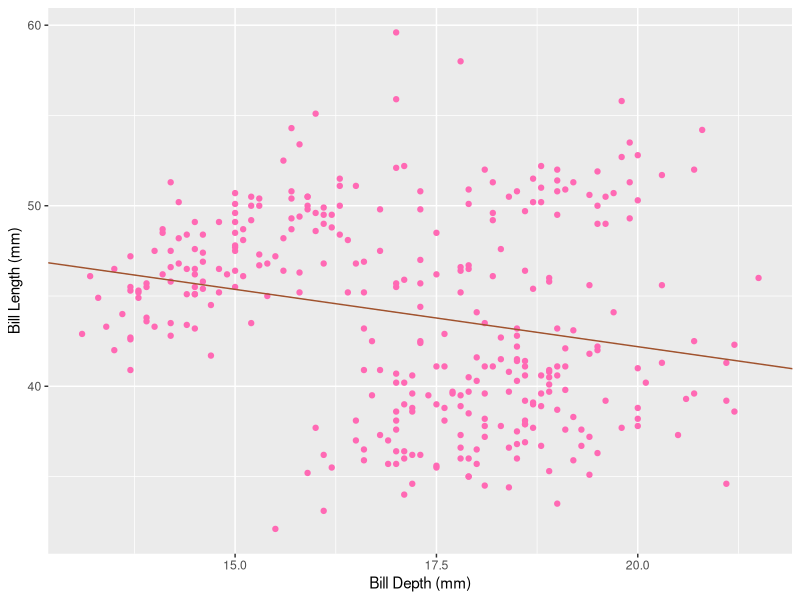
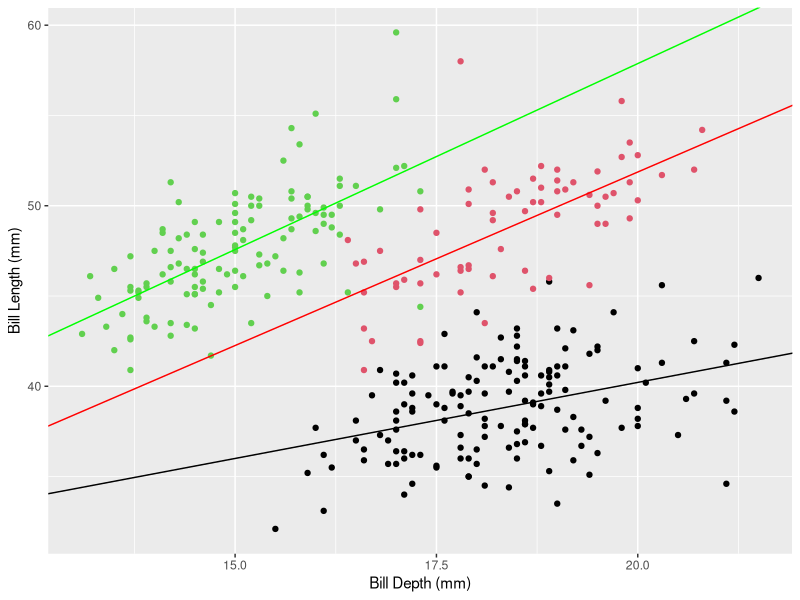
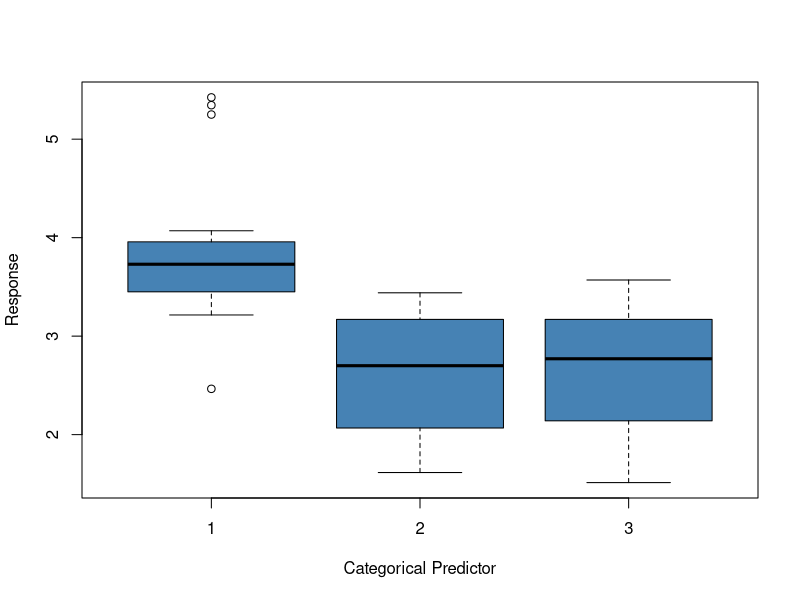
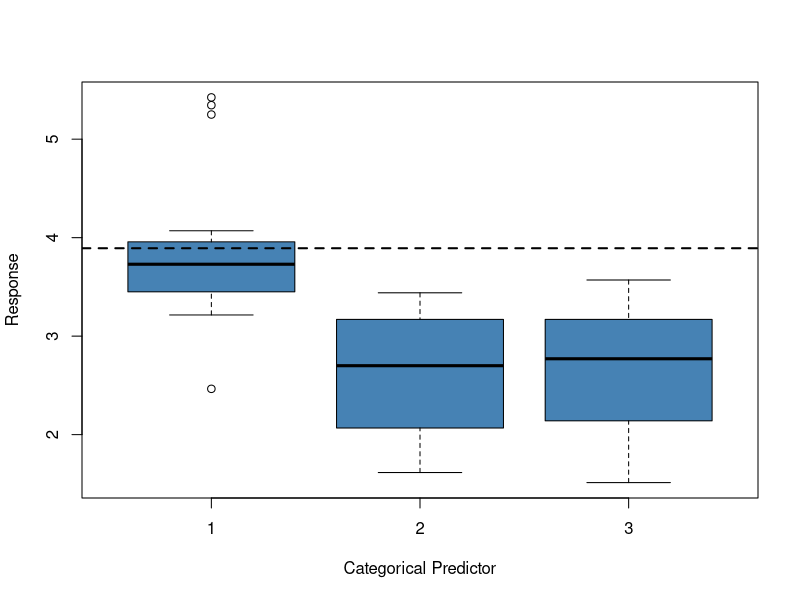

Reproduce these figures in R, in order.
## ---- chunk 1
library(palmerpenguins) # because there is a package for pretty much anything

w  <- complete.cases(penguins)
df <- penguins[w, c(1, 4, 3)]

lm.out <- lm(bill_length_mm ~ bill_depth_mm, data = df)
lm.int <- lm.out$coefficients[1]
lm.slp <- lm.out$coefficients[2]

suppressMessages(library(tidyverse))
ggplot(data = df, mapping = aes(x = bill_depth_mm, y = bill_length_mm)) +
  geom_point(col = "hotpink") + 
  geom_abline(slope = lm.slp, intercept = lm.int, col = "sienna") +
  xlab("Bill Depth (mm)") + ylab("Bill Length (mm)")
## ---- chunk 2
w1 <- which(df$species == "Adelie")
w2 <- which(df$species == "Gentoo")
w3 <- which(df$species == "Chinstrap")
lm1.out <- lm(bill_length_mm ~ bill_depth_mm, data = df, subset = w1)
lm2.out <- lm(bill_length_mm ~ bill_depth_mm, data = df, subset = w2)
lm3.out <- lm(bill_length_mm ~ bill_depth_mm, data = df, subset = w3)
lm1.int <- lm1.out$coefficients[1]
lm1.slp <- lm1.out$coefficients[2]
lm2.int <- lm2.out$coefficients[1]
lm2.slp <- lm2.out$coefficients[2]
lm3.int <- lm3.out$coefficients[1]
lm3.slp <- lm3.out$coefficients[2]
ggplot(data = df, mapping = aes(x = bill_depth_mm, y = bill_length_mm)) +
  geom_point(col = as.numeric(df$species)) + 
  geom_abline(slope = lm1.slp, intercept = lm1.int, col = "black") +
  geom_abline(slope = lm2.slp, intercept = lm2.int, col = "green") +
  geom_abline(slope = lm3.slp, intercept = lm3.int, col = "red") +
  xlab("Bill Depth (mm)") + ylab("Bill Length (mm)")
## ---- chunk 3
# note: mtcars is "built-in" - you can access it directly without loading packages
x <- factor(mtcars$gear - 2)   # number of gears
Y <- mtcars$wt                 # weight of car

boxplot(Y ~ x, col = "steelblue", xlab = "Categorical Predictor", ylab = "Response")
## ---- chunk 4
boxplot(Y ~ x, col = "steelblue", xlab = "Categorical Predictor", ylab = "Response")
abline(h = 3.8926, lty = 2, lwd = 2)
## ---- chunk 5
anova(lm(Y ~ x))
## ---- chunk 6
TukeyHSD(aov(Y ~ x))
## ---- chunk 7
TukeyHSD(aov(Y ~ x))
